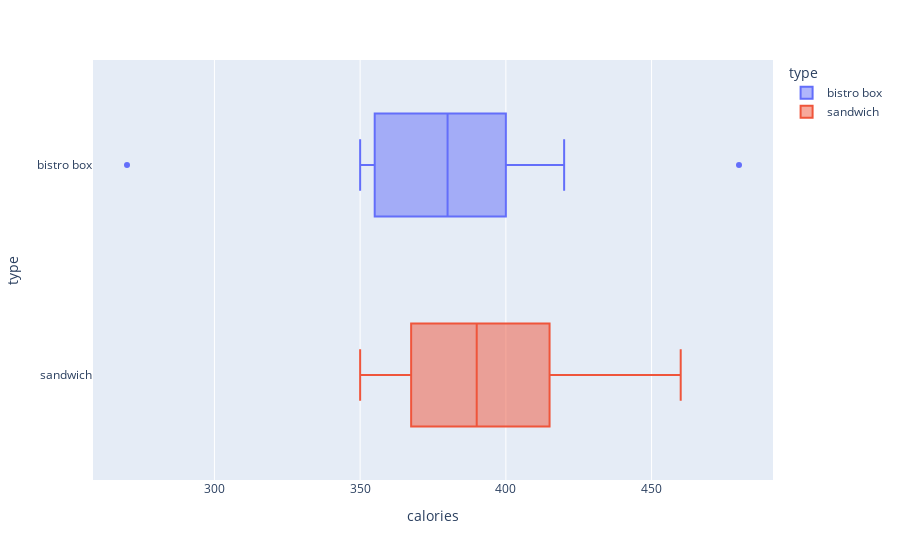

Write notebook code for a chart like this one.
### Markdown cell above
### SLR Extension: Using Indicator Variables (<3 minutes) [Click "down" next]

Do you think we can use the simple linear regression framework to peform a hypothesis test of the difference between two groups? **How could we do this?**

### Code cell
# Give a linear model specfication for the data subset below...
import plotly.express as px
starbucks_subset = starbucks[((starbucks.type == "sandwich") | (starbucks.type == "bistro box"))]
px.box(starbucks_subset, y="type", x="calories", color="type")

### Figure 1 — Plotly figure (JSON) as saved in the notebook; plotly's stock layout.template omitted (floating-point values rounded to 4 significant figures)
{"data": [{"alignmentgroup": "True", "hovertemplate": "type=%{y}<br>calories=%{x}<extra></extra>", "legendgroup": "bistro box", "marker": {"color": "#636efa"}, "name": "bistro box", "notched": false, "offsetgroup": "bistro box", "orientation": "h", "showlegend": true, "type": "box", "x": [480, 270, 360, 380, 380, 420, 350, 380], "x0": " ", "xaxis": "x", "y": ["bistro box", "bistro box", "bistro box", "bistro box", "bistro box", "bistro box", "bistro box", "bistro box"], "y0": " ", "yaxis": "y"}, {"alignmentgroup": "True", "hovertemplate": "type=%{y}<br>calories=%{x}<extra></extra>", "legendgroup": "sandwich", "marker": {"color": "#EF553B"}, "name": "sandwich", "notched": false, "offsetgroup": "sandwich", "orientation": "h", "showlegend": true, "type": "box", "x": [400, 460, 360, 390, 350, 420, 390], "x0": " ", "xaxis": "x", "y": ["sandwich", "sandwich", "sandwich", "sandwich", "sandwich", "sandwich", "sandwich"], "y0": " ", "yaxis": "y"}], "layout": {"boxmode": "overlay", "legend": {"title": {"text": "type"}, "tracegroupgap": 0}, "margin": {"t": 60}, "xaxis": {"anchor": "y", "domain": [0, 1], "title": {"text": "calories"}}, "yaxis": {"anchor": "x", "categoryarray": ["sandwich", "bistro box"], "categoryorder": "array", "domain": [0, 1], "title": {"text": "type"}}}}
